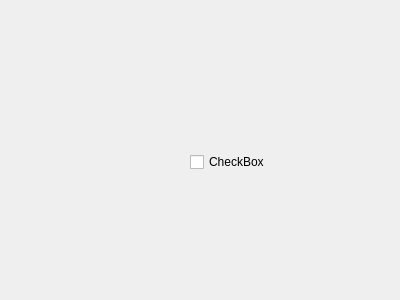
<?xml version="1.0" encoding="UTF-8"?>
<ui version="4.0">
 <class>draw_vent_tract</class>
 <widget class="QWidget" name="draw_vent_tract">
  <property name="geometry">
   <rect>
    <x>0</x>
    <y>0</y>
    <width>400</width>
    <height>300</height>
   </rect>
  </property>
  <property name="windowTitle">
   <string>Form</string>
  </property>
  <widget class="QCheckBox" name="checkBox">
   <property name="geometry">
    <rect>
     <x>190</x>
     <y>150</y>
     <width>85</width>
     <height>24</height>
    </rect>
   </property>
   <property name="text">
    <string>CheckBox</string>
   </property>
  </widget>
 </widget>
 <resources/>
 <connections/>
</ui>
